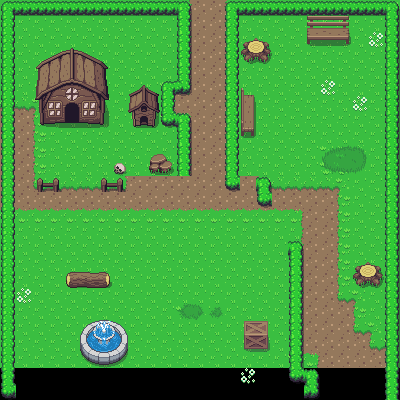

Below is a game level as drawn by its tile map, then a one-line description and the .tmx file that defines it, in full:
An orthogonal 25x25 tile map with 16x16 px tiles, 3 tile layers (Ground, décor, collisions).

<map version="1.10" tiledversion="1.11.0" orientation="orthogonal" renderorder="left-down" width="25" height="25" tilewidth="16" tileheight="16" infinite="0" nextlayerid="9" nextobjectid="35">
  <tileset firstgid="1" source="overworld.tsx" />
  <layer id="7" name="Ground" width="25" height="25">
    <data encoding="csv">
1,1,1,1,1,1,1,1,1,1,1,1201,1202,1202,1203,1,1,1,1,1,1,1,1,1,1,
1,1,1,1,1,1,1,1,1,1,1,1201,1202,1202,1203,1,1,1,1,1,1,1,1,1,1,
1,1,1,1,1,1,1,1,1,1,1,1201,1202,1202,1203,1,1,1,1,1,1,1,1,1,1,
1,1,1,1,1,1,1,1,1,1,1,1201,1202,1202,1203,1,1,1,1,1,1,1,1,1,1,
1,1,1,1,1,1,1,1,1,1,1,1201,1202,1202,1203,1,1,1,1,1,1,1,1,1,1,
1,1,1,1,1,1,1,1,1,1,1161,1322,1202,1202,1203,1,1,1,1,1,1,1,1,1,1,
1162,1162,1163,1,1,1,1,1,1,1,1201,1202,1202,1202,1203,1,1,1,1,1,1,1,1,1,1,
1202,1202,1203,1,1,1,1,1,1,1,1241,1282,1202,1202,1203,1,1,1,1,1,1,1,1,1,1,
1202,1202,1203,1,1,1,1,1,1,1,1,1201,1202,1202,1203,1,1,1,1,1,1,1,1,1,1,
1202,1202,1203,1,1,1,1,1,1,1,1,1201,1202,1202,1203,1,1,1,1,1,1,1,1,1,1,
1202,1202,1203,1,1,1,1,1,1,1,1,1201,1202,1202,1203,1,1,1,1,1,1,1,1,1,1,
1202,1202,1321,1162,1162,1162,1162,1322,1202,1202,1202,1202,1202,1202,1202,1202,1321,1162,1162,1162,1162,1163,1,1,1,
1202,1202,1202,1202,1202,1202,1202,1202,1202,1202,1202,1202,1202,1202,1202,1202,1202,1202,1202,1202,1202,1203,1,1,1,
1242,1242,1242,1242,1242,1242,1242,1242,1242,1242,1242,1242,1242,1242,1242,1242,1242,1242,1282,1202,1202,1203,1,1,1,
1,1,1,1,1,1,1,1,1,1,1,1,1,1,1,1,1,1,1201,1202,1202,1203,1,1,1,
1,1,1,1,1,1,1,1,1,1,1,1,1,1,1,1,1,1,1201,1202,1202,1203,1,1,1,
1,1,1,1,1,1,1,1,1,1,1,1,1,1,1,1,1,1,1201,1202,1202,1203,1,1,1,
1,1,1,1,1,1,1,1,1,1,1,1,1,1,1,1,1,1,1201,1202,1202,1203,1,1,1,
1,1,1,1,1,1,1,1,1,1,1,1,1,1,1,1,1,1,1201,1202,1202,1321,1163,1,1,
1,1,1,1,1,1,1,1,1,1,1,1,1,1,1,1,1,1,1201,1202,1202,1202,1203,1,1,
1,1,1,1,1,1,1,1,1,1,1,1,1,1,1,1,1,1,1201,1202,1202,1202,1321,1163,1,
1,1,1,1,1,1,1,1,1,1,1,1,1,1,1,1,1,1,1201,1202,1202,1202,1202,1321,1163,
1,1,1,1,1,1,1,1,1,1,1,1,1,1,1,1,1,1,1241,1282,1202,1202,1202,1202,1203
    </data>
  </layer>
  <layer id="2" name="décor" width="25" height="25">
    <data encoding="csv">
0,0,0,0,0,0,0,0,0,0,0,0,0,0,0,0,0,0,0,0,0,0,0,0,0,
0,0,0,0,0,0,0,0,0,0,0,0,0,0,0,0,0,0,0,0,0,0,0,0,0,
0,0,0,0,0,0,0,0,0,0,0,0,0,0,0,0,0,0,0,0,0,0,0,444,0,
0,0,0,0,0,0,0,0,0,0,0,0,0,0,0,0,0,0,0,0,0,0,0,0,0,
0,0,0,0,0,0,0,0,0,0,0,0,0,0,0,0,0,0,0,0,0,0,0,0,0,
0,0,0,0,0,0,0,0,0,0,0,0,0,0,0,0,0,0,0,0,444,0,0,0,0,
0,0,0,0,0,0,0,0,0,0,0,0,0,0,0,0,0,0,0,0,0,0,444,0,0,
0,0,0,0,0,0,0,0,0,0,0,0,0,0,0,0,0,0,0,0,0,0,0,0,0,
0,0,0,0,0,0,0,0,0,0,0,0,0,0,0,0,0,0,0,0,0,0,0,0,0,
0,0,0,0,0,0,0,0,0,0,0,0,0,0,0,0,0,0,0,0,1297,1298,1299,0,0,
0,0,0,0,0,0,0,0,0,0,0,0,0,0,0,0,0,0,0,0,1337,1338,1339,0,0,
0,0,0,0,0,0,0,0,0,0,0,0,0,0,0,0,0,0,0,0,0,0,0,0,0,
0,0,0,0,0,0,0,0,0,0,0,0,0,0,0,0,0,0,0,0,0,0,0,0,0,
0,0,0,0,0,0,0,0,0,0,0,0,0,0,0,0,0,0,0,0,0,0,0,0,0,
0,0,0,0,0,0,0,0,0,0,0,0,0,0,0,0,0,0,0,0,0,0,0,0,0,
0,0,0,0,0,0,0,0,0,0,0,0,0,0,0,0,0,0,0,0,0,0,0,0,0,
0,0,0,0,0,0,0,0,0,0,0,0,0,0,0,0,0,0,0,0,0,0,0,0,0,
0,0,0,0,0,0,0,0,0,0,0,0,0,0,0,0,0,0,0,0,0,0,0,0,0,
0,444,0,0,0,0,0,0,0,0,0,0,0,0,0,0,0,0,0,0,0,0,0,0,0,
0,0,0,0,0,0,0,0,0,0,0,1132,1133,1134,0,0,0,0,0,0,0,0,0,0,0,
0,0,0,0,0,0,0,0,0,0,0,0,0,0,0,0,0,0,0,0,0,0,0,0,0,
0,0,0,0,0,0,0,0,0,0,0,0,0,0,0,0,0,0,0,0,0,0,0,0,0,
0,0,0,0,0,0,0,0,0,0,0,0,0,0,0,0,0,0,0,0,0,0,0,0,0,
0,0,0,0,0,0,0,0,0,0,0,0,0,0,0,444,0,0,0,0,0,0,0,0,0,
0,0,0,0,0,0,0,0,0,0,0,0,0,0,0,0,0,0,0,0,0,0,0,0,0,
0,0,0,0,0,0,0,0,0,0,0,0,0,0,0,0,0,0,0,0,0,0,0,0,0,
0,0,0,0,0,0,0,0,0,0,0,0,0,0,0,0,0,0,0,0,0,0,0,0,0,
0,0,0,0,0,0,0,0,0,0,0,0,0,0,0,444,0,0,0,0,0,0,0,0,0,
0,0,0,0,0,0,0,0,0,0,0,0,0,0,0,0,0,0,0,0,0,0,0,0,0,
0,0,0,0,0,0,0,0,0,0,0,0,0,0,0,0,0,0,0,0,0,0,0,0,0
    </data>
  </layer>
  <layer id="8" name="collisions" width="25" height="25">
    <data encoding="csv">
522,523,523,523,523,523,523,523,523,523,523,524,0,0,522,523,523,523,523,523,523,523,523,523,524,
562,0,0,0,0,0,0,0,0,0,0,564,0,0,562,0,0,0,0,189,190,191,0,0,564,
562,0,0,0,0,0,0,0,0,0,0,564,0,0,562,152,153,0,0,229,230,231,0,0,564,
562,0,7,8,9,10,11,0,0,0,0,564,0,0,562,192,193,0,0,0,0,0,0,0,564,
562,0,47,48,49,50,51,0,0,0,0,564,0,0,562,0,0,0,0,0,0,0,0,0,564,
562,0,87,88,89,90,91,0,214,215,522,604,0,0,562,187,0,0,0,0,0,0,0,0,564,
562,0,127,128,129,130,131,0,254,255,562,0,0,0,562,227,0,0,0,0,0,0,0,0,564,
562,0,167,168,169,170,171,0,294,295,602,524,0,0,562,267,0,0,0,0,0,0,0,0,564,
562,0,0,0,0,0,0,0,0,0,0,564,0,0,562,307,0,0,0,0,0,0,0,0,564,
562,0,0,0,0,0,0,0,0,45,46,564,0,0,562,0,0,0,0,0,0,0,0,0,564,
562,0,0,0,0,0,0,148,0,85,86,564,0,0,562,0,0,0,0,0,0,0,0,0,564,
562,0,683,684,0,0,683,684,0,0,0,0,0,0,602,0,524,0,0,0,0,0,0,0,564,
562,0,0,0,0,0,0,0,0,0,0,0,0,0,0,0,602,0,0,0,0,0,0,0,564,
562,0,0,0,0,0,0,0,0,0,0,0,0,0,0,0,0,0,0,0,0,0,0,0,564,
562,0,0,0,0,0,0,0,0,0,0,0,0,0,0,0,0,0,0,0,0,0,0,0,564,
562,0,0,0,0,0,0,0,0,0,0,0,0,0,0,0,0,0,524,0,0,0,0,0,564,
562,0,0,0,0,0,0,0,0,0,0,0,0,0,0,0,0,0,564,0,0,0,152,153,564,
562,0,0,0,204,205,206,0,0,0,0,0,0,0,0,0,0,0,564,0,0,0,192,193,564,
562,0,0,0,0,0,0,0,0,0,0,0,0,0,0,0,0,0,564,0,0,0,0,0,564,
562,0,0,0,0,0,0,0,0,0,0,0,0,0,0,0,0,0,564,0,0,0,0,0,564,
562,0,0,0,0,383,384,385,0,0,0,0,0,0,0,356,357,0,564,0,0,0,0,0,564,
562,0,0,0,0,423,424,425,0,0,0,0,0,0,0,396,397,0,564,0,0,0,0,0,564,
562,0,0,0,0,463,464,465,0,0,0,0,0,0,0,0,0,0,564,0,0,0,0,0,564,
562,0,0,0,0,0,0,0,0,0,0,0,0,0,0,0,0,0,602,524,0,0,0,0,564,
602,0,0,0,0,0,0,0,0,0,0,0,0,0,0,0,0,0,0,604,0,0,0,0,564
    </data>
  </layer>
</map>
